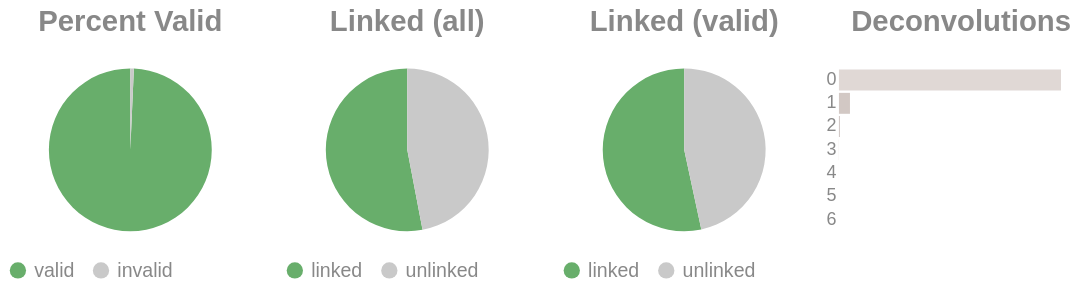

The cell this chart's notebook holds for it:
### Code cell
if SKIPLR:
    pass
else:
    clash = Counter()
    for i in valids['molecule'].to_list():
        _mol = i.split("-")
        if len(_mol) == 1:
            clash.update('0')
        else:
            clash.update(_mol[-1])

    _d = {"deconvolutions": [], 'count': []}
    for k,v in clash.items():
        _d['deconvolutions'].append(k)
        _d['count'].append(v)

    tot_valid = valids['reads'].sum()
    mask = valids['reads'] >= 2
    n_linked_reads = valids.filter(mask)['reads'].sum()
    if n_linked_reads == 0:
        print_html("No linked molecules (>=2 reads) were detected; skipping linked-only distributions.")
        SKIPLR = True
    else:
        perc_valid = round(tot_valid / n_reads, 4)
        linked_perc_abs = round(n_linked_reads / n_reads, 4)
        linked_perc = round(n_linked_reads / tot_valid, 4)

    _valid = pl.DataFrame({"valids": ['valid', 'invalid'], "count": [tot_valid, n_reads - tot_valid]})
    _linked_abs = pl.DataFrame({"linked (absolute)": ['linked', 'unlinked'], "count": [n_linked_reads, n_reads - n_linked_reads]})
    _linked_rel = pl.DataFrame({"linked (valids)": ['linked', 'unlinked'], "count": [n_linked_reads, tot_valid - n_linked_reads]})

    (
        alt.hconcat(
            piechart(_valid, goodval = 'valid', title = "Percent Valid"),
            piechart(_linked_abs, goodval = "linked", title =  "Linked (all)"),
            piechart(_linked_rel, goodval = "linked", title =  "Linked (valid)"),
            convolutionbar(pl.DataFrame(_d), title = "Deconvolutions"),
            center = True,
            bounds = 'flush'
        )
        .resolve_scale(color='independent')
        .resolve_legend('independent')
        .properties(usermeta={'embedOptions': {"actions": False}})
    ).display()

### Figure 1 — Vega-Lite specification as saved in the notebook (floating-point values rounded to 4 significant figures)
{"width": "container", "height": 400, "config": {"title": {"anchor": "start", "dy": -15, "fontSize": 18, "color": "#888888", "subtitleColor": "#888888", "subtitleFontSize": 14}, "arc": {"fill": "#0072B2"}, "axis": {"domainColor": "#888888", "domainWidth": 0.5, "gridWidth": 0.2, "grid": false, "titleFontWeight": 400, "titleFontSize": 15, "labelFontSize": 11, "labelColor": "#888888", "tickColor": "#888888", "tickWidth": 0.2, "titleColor": "#888888"}, "axisBand": {"grid": false}, "axisX": {"grid": true, "tickSize": 10, "domainCap": "round"}, "axisY": {"domain": false, "grid": true, "tickSize": 0, "domainCap": "round"}, "background": "transparent", "header": {"labelFontSize": 15, "labelColor": "#888888", "titleFontSize": 15, "titleFontWeight": 600, "titleColor": "#888888"}, "legend": {"labelFont": "sans-serif", "labelFontSize": 12, "labelColor": "#888888", "symbolSize": 100, "symbolType": "circle", "titleFontSize": 12, "titlePadding": 10, "titleColor": "#888888", "title": null}, "range": {"category": ["#E69F00", "#56B4E9", "#009E73", "#F0E442", "#0072B2", "#D55E00", "#CC79A7", "#000000"], "diverging": ["#cfe8f3", "#a2d4ec", "#73bfe2", "#46abdb", "#1696d2", "#12719e"]}, "area": {"fill": "#0072B2", "fillOpacity": 0.7, "line": true, "strokeOpacity": 0.7}, "line": {"color": "#0072B2", "stroke": "#0072B2", "strokeWidth": 2}, "trail": {"color": "#0072B2", "stroke": "#0072B2", "strokeWidth": 0, "size": 1}, "point": {"filled": true, "fillOpacity": 1.0, "size": 95}, "text": {"color": "#888888", "fontSize": 11, "align": "right", "fontWeight": 400, "size": 11}, "bar": {"fill": "#0072B2", "stroke": null}, "view": {"stroke": null, "continuousWidth": 660, "continuousHeight": 400}}, "hconcat": [{"data": {"name": "data-e0c352ee4c87ffdbd6f02f314ec86cfb"}, "mark": {"type": "arc"}, "encoding": {"color": {"field": "valids", "legend": {"orient": "bottom", "title": null}, "scale": {"domain": ["valid", "invalid"], "range": ["#68ae6b", "#C9C9C9"]}, "title": "Valids", "type": "nominal"}, "theta": {"field": "count", "type": "quantitative"}, "tooltip": [{"field": "valids", "title": "Valids", "type": "ordinal"}, {"field": "percent", "format": ".2%", "title": "Percent", "type": "quantitative"}, {"field": "count", "title": "Count", "type": "quantitative"}]}, "height": 100, "title": {"text": "Percent Valid", "align": "center", "anchor": "middle"}, "transform": [{"calculate": "datum.count / 7602770", "as": "percent"}], "width": 150}, {"data": {"name": "data-d8f6bd0d02d0a7b32639295c83651b0b"}, "mark": {"type": "arc"}, "encoding": {"color": {"field": "linked (absolute)", "legend": {"orient": "bottom", "title": null}, "scale": {"domain": ["linked", "unlinked"], "range": ["#68ae6b", "#C9C9C9"]}, "title": "Linked (Absolute)", "type": "nominal"}, "theta": {"field": "count", "type": "quantitative"}, "tooltip": [{"field": "linked (absolute)", "title": "Linked (Absolute)", "type": "ordinal"}, {"field": "percent", "format": ".2%", "title": "Percent", "type": "quantitative"}, {"field": "count", "title": "Count", "type": "quantitative"}]}, "height": 100, "title": {"text": "Linked (all)", "align": "center", "anchor": "middle"}, "transform": [{"calculate": "datum.count / 7602770", "as": "percent"}], "width": 150}, {"data": {"name": "data-d11f008fe319ff11a9a0a9e0125baafd"}, "mark": {"type": "arc"}, "encoding": {"color": {"field": "linked (valids)", "legend": {"orient": "bottom", "title": null}, "scale": {"domain": ["linked", "unlinked"], "range": ["#68ae6b", "#C9C9C9"]}, "title": "Linked (Valids)", "type": "nominal"}, "theta": {"field": "count", "type": "quantitative"}, "tooltip": [{"field": "linked (valids)", "title": "Linked (Valids)", "type": "ordinal"}, {"field": "percent", "format": ".2%", "title": "Percent", "type": "quantitative"}, {"field": "count", "title": "Count", "type": "quantitative"}]}, "height": 100, "title": {"text": "Linked (valid)", "align": "center", "anchor": "middle"}, "transform": [{"calculate": "datum.count / 7549735", "as": "percent"}], "width": 150}, {"data": {"name": "data-8ecbbfac14d2d6dd28f6c548b2ba6ffb"}, "mark": {"type": "bar"}, "encoding": {"color": {"field": "deconvolutions", "legend": null, "scale": {"scheme": "lightgreyred"}, "type": "nominal"}, "tooltip": [{"field": "deconvolutions", "title": "Deconvolutions", "type": "ordinal"}, {"field": "percent", "format": ".2%", "title": "Percent", "type": "quantitative"}, {"field": "count", "title": "Count", "type": "quantitative"}], "x": {"axis": null, "field": "count", "type": "quantitative"}, "y": {"field": "deconvolutions", "sort": "ascending", "title": null, "type": "nominal"}}, "height": 100, "title": {"text": "Deconvolutions", "align": "center", "anchor": "middle"}, "transform": [{"calculate": "datum.count / 4787015", "as": "percent"}], "width": 150}], "bounds": "flush", "center": true, "resolve": {"legend": {"angle": "independent"}, "scale": {"color": "independent"}}, "usermeta": {"embedOptions": {"actions": false}}, "$schema": "https://vega.github.io/schema/vega-lite/v6.1.0.json", "datasets": {"data-e0c352ee4c87ffdbd6f02f314ec86cfb": [{"valids": "valid", "count": 7549735}, {"valids": "invalid", "count": 53035}], "data-d8f6bd0d02d0a7b32639295c83651b0b": [{"linked (absolute)": "linked", "count": 4029787}, {"linked (absolute)": "unlinked", "count": 3572983}], "data-d11f008fe319ff11a9a0a9e0125baafd": [{"linked (valids)": "linked", "count": 4029787}, {"linked (valids)": "unlinked", "count": 3519948}], "data-8ecbbfac14d2d6dd28f6c548b2ba6ffb": [{"deconvolutions": "0", "count": 4543631}, {"deconvolutions": "1", "count": 225524}, {"deconvolutions": "2", "count": 16250}, {"deconvolutions": "3", "count": 1448}, {"deconvolutions": "4", "count": 145}, {"deconvolutions": "5", "count": 16}, {"deconvolutions": "6", "count": 1}]}}
